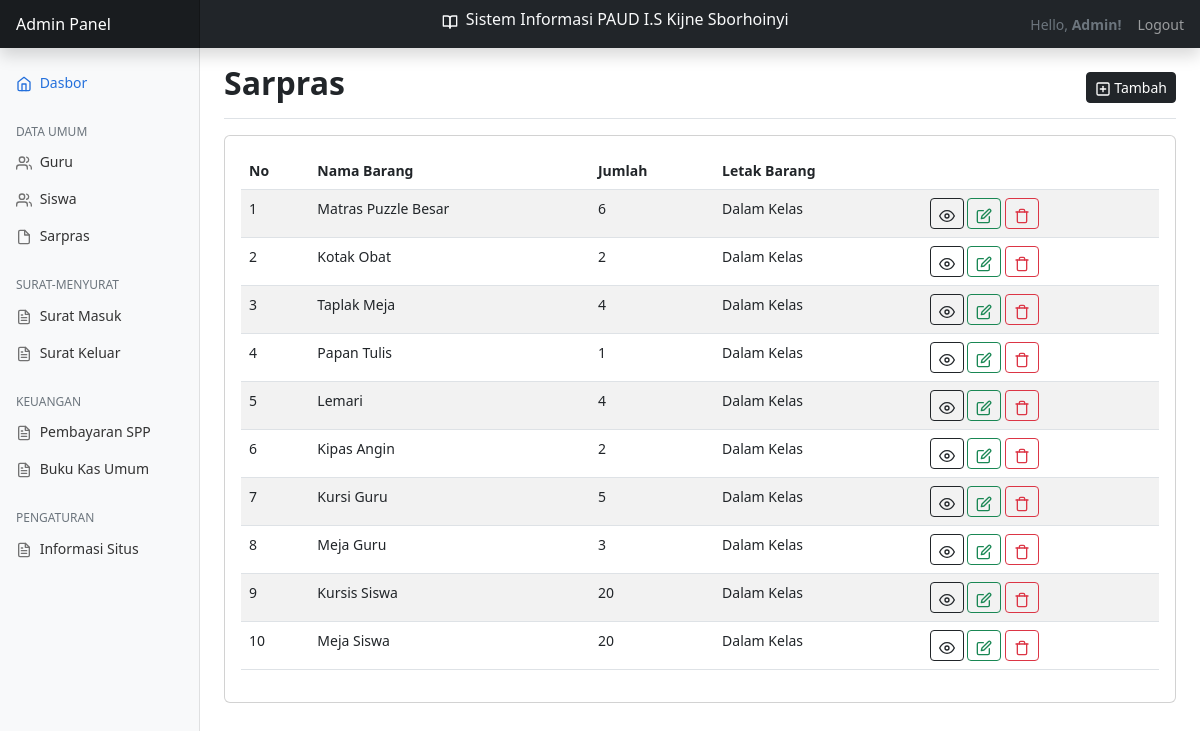
Screenshot of /?page=sarpras (signed in) with the database file from the repository.
### tables this page shows
CREATE TABLE `sarpras` (
  `id` int(11) NOT NULL,
  `nama_barang` varchar(150) NOT NULL,
  `jumlah` int(4) NOT NULL,
  `kondisi_baik` int(4) NOT NULL,
  `kondisi_tidak_baik` int(4) NOT NULL,
  `letak_barang` varchar(100) NOT NULL
);

### views/sarpras/baca.php (the view, shortened to what this page needs)
<main class="col-md-9 ms-sm-auto col-lg-10 px-md-4">
    <div class="d-flex justify-content-between flex-wrap flex-md-nowrap align-items-center pt-3 pb-2 mb-3 border-bottom">
        <h1 class="h2 fw-bold">Sarpras</h1>
        <div class="btn-toolbar mb-2 mb-md-0">
            <a href="?page=sarpras&action=tambah" class="btn btn-sm btn-dark">
                <span data-feather="plus-square" class="align-text"></span> Tambah
            </a>
        </div>
    </div>
    <div class="row">
        <div class="col-12">
            <div class="card">
                <div class="card-body">
                    <div class="row">
                        <div class="col-lg-12">
                            <table id="example" class="table table-striped table-hover" style="width:100%">
                                <thead>
                                    <tr>
                                        <th>No</th>
                                        <th>Nama Barang</th>
                                        <th>Jumlah</th>
                                        <th>Letak Barang</th>
                                        <th></th>
                                    </tr>
                                </thead>
                                <tbody>
                                    <?php
                                        include __DIR__ . '../../../config/database.php';
                                        $rows = mysqli_query($conn, "SELECT * FROM sarpras ORDER BY id DESC");
                                        $i = 1;
                                    ?>
                                    <?php foreach ($rows as $row) : ?>
                                    <tr>
                                        <td><?php echo $i++;  ?></td>
                                        <td><?php echo $row["nama_barang"];  ?></td>
                                        <td><?php echo $row["jumlah"];  ?></td>
                                        <td><?php echo $row["letak_barang"];  ?></td>
                                        <td>
                                            <a href="?page=sarpras&action=detail&id=<?php echo $row["id"];  ?>" class="btn btn-sm btn-outline-dark"><span data-feather="eye" class="align-text"></span></a>
                                            <a href="?page=sarpras&action=ubah&id=<?php echo $row["id"];  ?>" class="btn btn-sm btn-outline-success"><span data-feather="edit" class="align-text"></span></a>
                                            <a href="./process/sarpras/hapus.php?id=<?php echo $row["id"];  ?>" onclick="return confirm_delete()" class="btn btn-sm btn-outline-danger" onClick="return confirm(Anda yakin ingin hapus?)"><span data-feather="trash" class="align-text"></span></a>
                                        </td>
                                    </tr>
                                    <?php endforeach; ?>
                                </tbody>
                            </table>
                        </div>
                    </div>
                </div>
            </div>
        </div>
    </div>
</main>

### assets/css/style.css (style rules this page uses)
body { font-size: .875rem; }
.feather { width: 16px; height: 16px; }

### rows the page displays
sarpras: nama_barang "Matras Puzzle Besar", jumlah "6", letak_barang "Dalam Kelas"
sarpras: nama_barang "Kotak Obat", jumlah "2", letak_barang "Dalam Kelas"
sarpras: nama_barang "Taplak Meja", jumlah "4", letak_barang "Dalam Kelas"
sarpras: nama_barang "Papan Tulis", jumlah "1", letak_barang "Dalam Kelas"
sarpras: nama_barang "Lemari", jumlah "4", letak_barang "Dalam Kelas"
sarpras: nama_barang "Kipas Angin", jumlah "2", letak_barang "Dalam Kelas"
sarpras: nama_barang "Kursi Guru", jumlah "5", letak_barang "Dalam Kelas"
sarpras: nama_barang "Meja Guru", jumlah "3", letak_barang "Dalam Kelas"
sarpras: nama_barang "Kursis Siswa", jumlah "20", letak_barang "Dalam Kelas"
sarpras: nama_barang "Meja Siswa", jumlah "20", letak_barang "Dalam Kelas"
